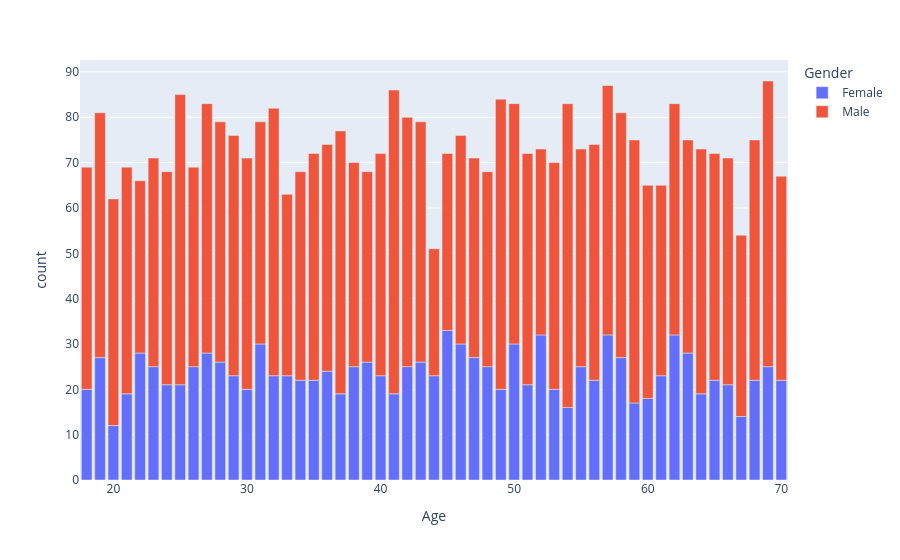

Notebook code cell kept with this figure:
### Code cell
fig = px.bar(
    df_age_gender,
    x='Age',
    y='count',
    color='Gender',
    barmode = 'relative'
)
fig.show()

### Figure 1 — Plotly figure (JSON) as saved in the notebook; plotly's stock layout.template omitted (floating-point values rounded to 4 significant figures)
{"data": [{"hovertemplate": "Gender=Female<br>Age=%{x}<br>count=%{y}<extra></extra>", "legendgroup": "Female", "marker": {"color": "#636efa", "pattern": {"shape": ""}}, "name": "Female", "orientation": "v", "showlegend": true, "textposition": "auto", "type": "bar", "x": [18, 19, 20, 21, 22, 23, 24, 25, 26, 27, 28, 29, 30, 31, 32, 33, 34, 35, 36, 37, 38, 39, 40, 41, 42, 43, 44, 45, 46, 47, 48, 49, 50, 51, 52, 53, 54, 55, 56, 57, 58, 59, 60, 61, 62, 63, 64, 65, 66, 67, 68, 69, 70], "xaxis": "x", "y": [20, 27, 12, 19, 28, 25, 21, 21, 25, 28, 26, 23, 20, 30, 23, 23, 22, 22, 24, 19, 25, 26, 23, 19, 25, 26, 23, 33, 30, 27, 25, 20, 30, 21, 32, 20, 16, 25, 22, 32, 27, 17, 18, 23, 32, 28, 19, 22, 21, 14, 22, 25, 22], "yaxis": "y"}, {"hovertemplate": "Gender=Male<br>Age=%{x}<br>count=%{y}<extra></extra>", "legendgroup": "Male", "marker": {"color": "#EF553B", "pattern": {"shape": ""}}, "name": "Male", "orientation": "v", "showlegend": true, "textposition": "auto", "type": "bar", "x": [18, 19, 20, 21, 22, 23, 24, 25, 26, 27, 28, 29, 30, 31, 32, 33, 34, 35, 36, 37, 38, 39, 40, 41, 42, 43, 44, 45, 46, 47, 48, 49, 50, 51, 52, 53, 54, 55, 56, 57, 58, 59, 60, 61, 62, 63, 64, 65, 66, 67, 68, 69, 70], "xaxis": "x", "y": [49, 54, 50, 50, 38, 46, 47, 64, 44, 55, 53, 53, 51, 49, 59, 40, 46, 50, 50, 58, 45, 42, 49, 67, 55, 53, 28, 39, 46, 44, 43, 64, 53, 51, 41, 50, 67, 48, 52, 55, 54, 58, 47, 42, 51, 47, 54, 50, 50, 40, 53, 63, 45], "yaxis": "y"}], "layout": {"barmode": "relative", "legend": {"title": {"text": "Gender"}, "tracegroupgap": 0}, "margin": {"t": 60}, "xaxis": {"anchor": "y", "domain": [0, 1], "title": {"text": "Age"}}, "yaxis": {"anchor": "x", "domain": [0, 1], "title": {"text": "count"}}}}
